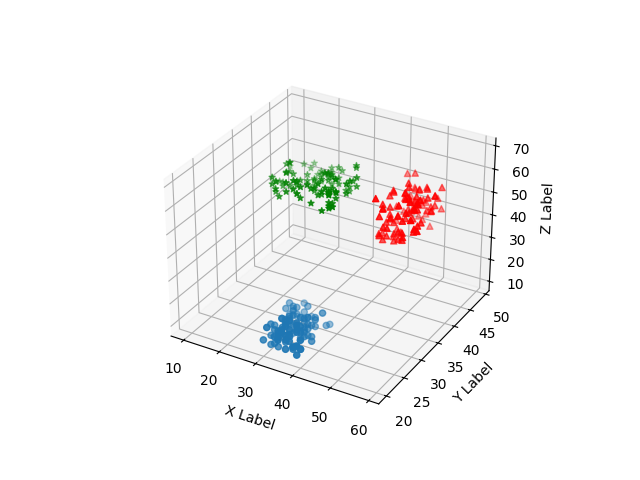

Generate this figure with Python:
import matplotlib.pyplot as plt
import numpy as np
# Data untuk scatter plot
xs = np.random.randint(30, 40, 100)
ys = np.random.randint(20, 30, 100)
zs = np.random.randint(10, 20, 100)
xs2 = np.random.randint(50, 60, 100)
ys2 = np.random.randint(30, 40, 100)
zs2 = np.random.randint(50, 70, 100)
xs3 = np.random.randint(10, 30, 100)
ys3 = np.random.randint(40, 50, 100)
zs3 = np.random.randint(40, 50, 100)
# Membuat figure dan axis 3D
fig = plt.figure()
ax = fig.add_subplot(111, projection='3d')
# Plot scatter
ax.scatter(xs, ys, zs)
ax.scatter(xs2, ys2, zs2, c='r', marker='^')
ax.scatter(xs3, ys3, zs3, c='g', marker='*')
# Menambahkan label
ax.set_xlabel('X Label')
ax.set_ylabel('Y Label')
ax.set_zlabel('Z Label')
# Menampilkan plot
plt.show()
